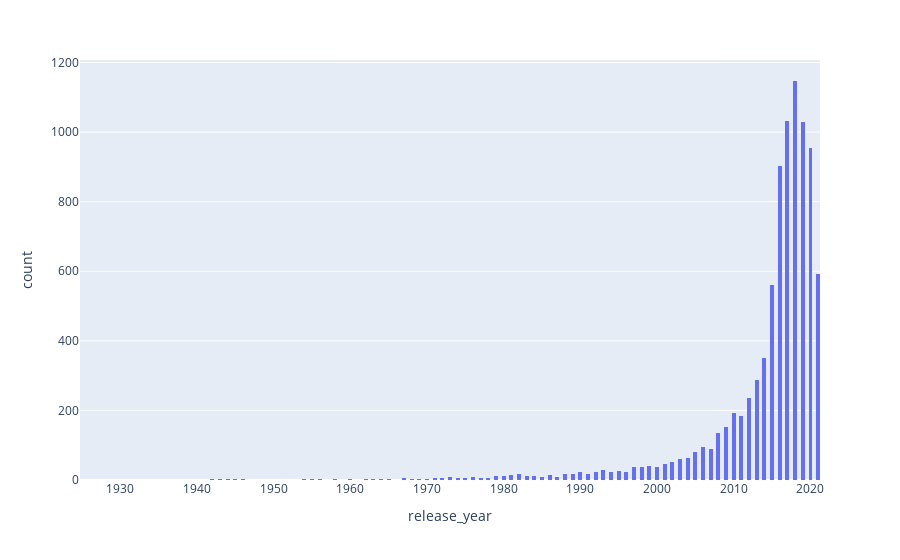

Here is the notebook cell this chart was saved with:
### Code cell
plt.figure(figsize = (10, 6))
fig = px.histogram(data, x = data["release_year"])
fig.update_traces(xbins_size=0.5, selector=dict(type='histogram'))
fig.show();

### Figure 1 — Plotly figure (JSON) as saved in the notebook; plotly's stock layout.template omitted (floating-point values rounded to 4 significant figures; data arrays with more than 128 entries replaced by an {"elided": "..."} marker saying what was removed)
{"data": [{"alignmentgroup": "True", "bingroup": "x", "hovertemplate": "release_year=%{x}<br>count=%{y}<extra></extra>", "legendgroup": "", "marker": {"color": "#636efa", "pattern": {"shape": ""}}, "name": "", "offsetgroup": "", "orientation": "v", "showlegend": false, "type": "histogram", "x": {"elided": "8807 int values"}, "xaxis": "x", "xbins": {"size": 0.5}, "yaxis": "y"}], "layout": {"barmode": "relative", "legend": {"tracegroupgap": 0}, "margin": {"t": 60}, "xaxis": {"anchor": "y", "domain": [0, 1], "title": {"text": "release_year"}}, "yaxis": {"anchor": "x", "domain": [0, 1], "title": {"text": "count"}}}}
